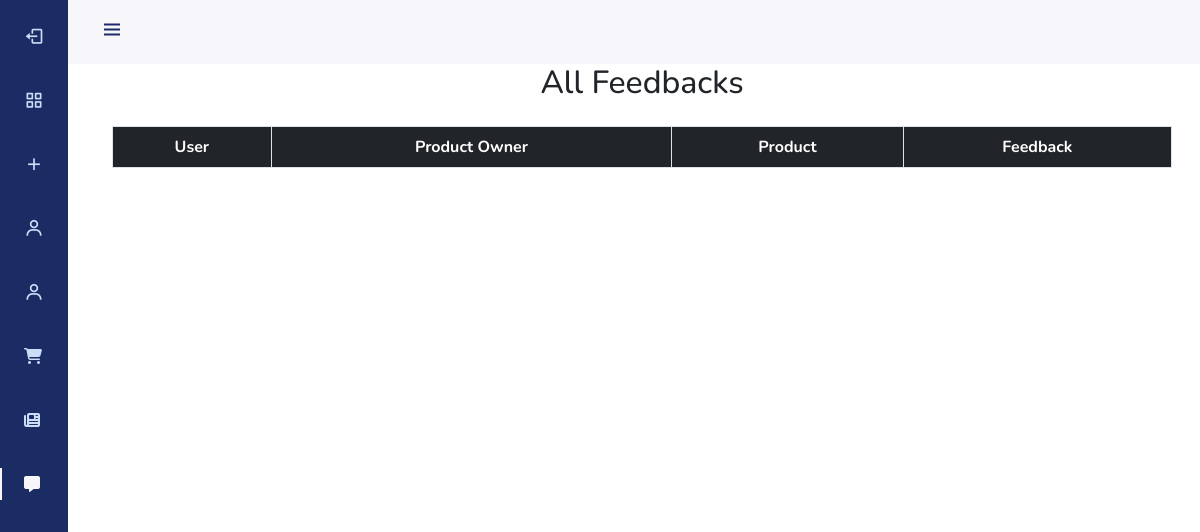
Page /admin_feedback (signed in) on the earlier database version.
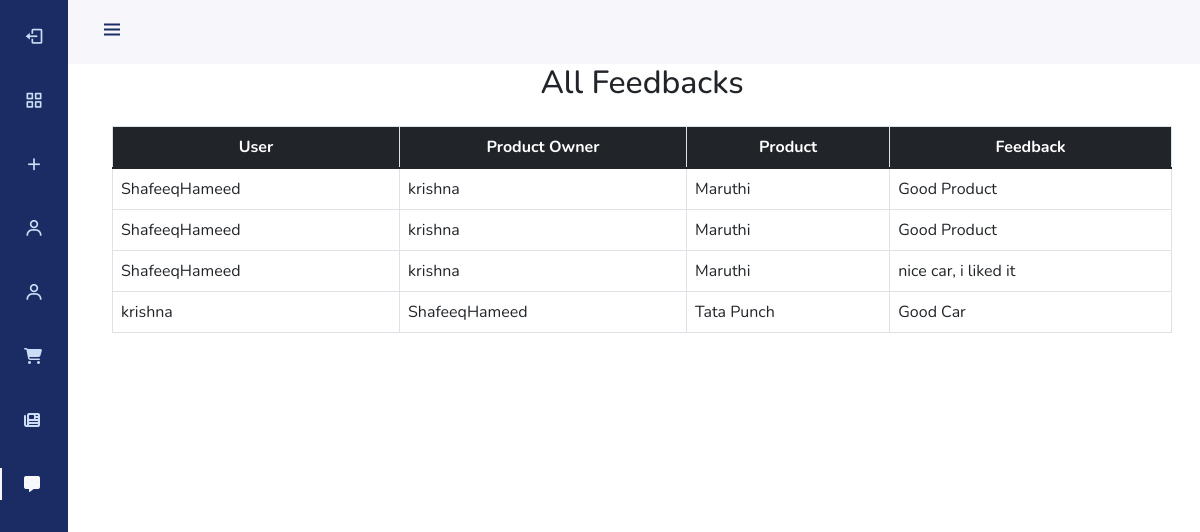
Same page on the later database version.
### olx_management_app/models.py (models this page shows, shortened)
class Feedback(models.Model):
    user = models.ForeignKey(User, on_delete=models.CASCADE)
    product = models.ForeignKey(Addproduct, on_delete=models.CASCADE)
    feedback_text = models.TextField()

class Addproduct(models.Model):
    user = models.ForeignKey(User, on_delete=models.CASCADE, null=True)
    add=models.ForeignKey(Category,on_delete=models.CASCADE,null=True)
    Product_name=models.CharField(max_length=255)
    description=models.CharField(max_length=255)
    year=models.IntegerField(null=True)
    qty=models.PositiveIntegerField(null=True, blank=True)
    price=models.IntegerField(null=True)
    image=models.ImageField(upload_to="images/",null=True)
    is_approved = models.BooleanField(default=False)

### olx_management_app/views.py (the view)
# urls.py: path('admin_feedback', views.admin_feedback, name='admin_feedback'),
@login_required(login_url='index')
def admin_feedback(request):
    Products = Category.objects.all()
    bk = PaymentHistory.objects.all()
    all_feedback_data = Feedback.objects.all()
    return render(request, 'admin_feedback.html', {'all_feedback_data': all_feedback_data})

### templates/admin_feedback.html (shortened to what this page needs)
{% load static %}
<!DOCTYPE html>
<html>
<head>
    <link
            href="https://cdn.jsdelivr.net/npm/bootstrap@5.1.3/dist/css/bootstrap.min.css"
            rel="stylesheet"
    />
    <link
            href="https://cdn.jsdelivr.net/npm/boxicons@latest/css/boxicons.min.css"
            rel="stylesheet"
    />
    <link rel="stylesheet" href="https://cdnjs.cloudflare.com/ajax/libs/font-awesome/6.4.2/css/all.min.css"
/>
</head>
<body id="body-pd">
<header class="header" id="header">
    <div class="header_toggle">
        <i class="bx bx-menu" id="header-toggle"></i>
    </div>
    <div class="header_img">
        <img src="{% static 'images/giphy.gif' %}" alt=""/>
    </div>
</header>
<div class="l-navbar" id="nav-bar">
    <nav class="nav">
        <div>
            <a href="{% url 'logout1' %}" class="nav_link">
                <i class="bx bx-log-out nav_icon"></i>
            </a>
            <div class="nav_list">
                <a href="{% url 'adminhome' %}" class="nav_link ">
                    <i class="bx bx-grid-alt nav_icon"></i>
                </a>
                <a href="{% url 'addcategory' %}" class="nav_link">
                    <i class="bx bx-plus nav_icon"></i>
                </a>
                <a href="{% url 'userdetails' %}" class="nav_link">
                    <i class="bx bx-user nav_icon"></i>
                </a>
                <a href="{% url 'loginusers'  %}" class="nav_link">
                    <i class="bx bx-user nav_icon"></i>
                </a>
                <a href="{% url 'showProduct' %}" class="nav_link ">
                    <i class="fa-solid fa-cart-shopping"></i>
                </a>
                <a href="{% url 'payment_history' %}" class="nav_link">
                    <i class="fa-solid fa-newspaper" title="Show Product"></i>
                </a>
                 <a href="{% url 'payment_history' %}" class="nav_link active">
                    <i class="fa-solid fa-message" title="Show Product"></i>
                </a>
            </div>
        </div>
    </nav>
</div>
<div class="container mt-5">
    <h2 class="mb-4 text-center">All Feedbacks</h2>
    <div class="table-responsive">
        <table class="table table-bordered">
            <thead class="bg-dark text-white text-center">
            <tr>
                <th>User</th>
                <th>Product Owner</th>
                <th>Product</th>
                <th>Feedback</th>
            </tr>
            </thead>
            <tbody>
            {% for feedback in all_feedback_data %}
            <tr>
                <td>{{ feedback.user.username }}</td>
                <td>{{ feedback.product.user }}</td>
                <td>{{ feedback.product.Product_name }}</td>
                <td>{{ feedback.feedback_text }}</td>
            </tr>
            {% endfor %}
            </tbody>
        </table>
    </div>
</div>
</body>
</html>

Differences in the rows shown:
added Feedback: user.username "ShafeeqHameed", product.user "krishna", product.Product_name "Maruthi", feedback_text "Good Product"
added Feedback: user.username "ShafeeqHameed", product.user "krishna", product.Product_name "Maruthi", feedback_text "Good Product"
added Feedback: user.username "ShafeeqHameed", product.user "krishna", product.Product_name "Maruthi", feedback_text "nice car, i liked it"
added Feedback: user.username "krishna", product.user "ShafeeqHameed", product.Product_name "Tata Punch", feedback_text "Good Car"
